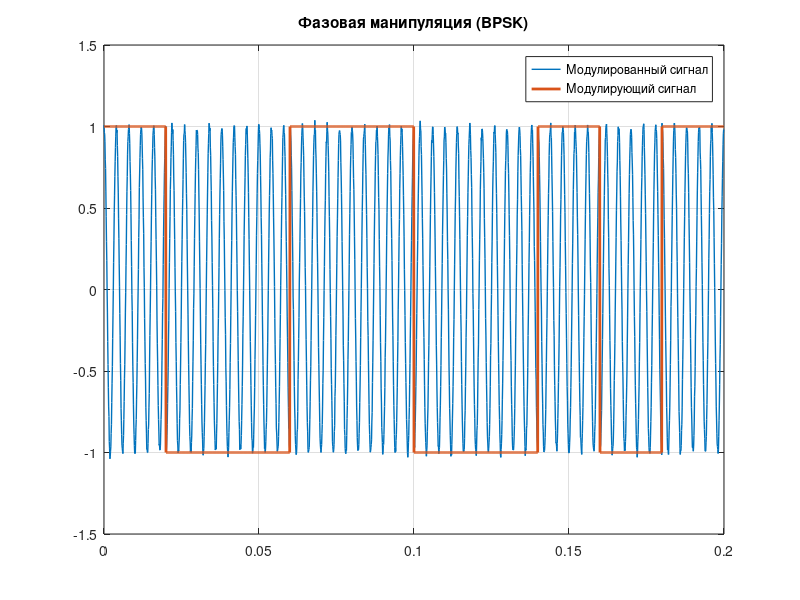
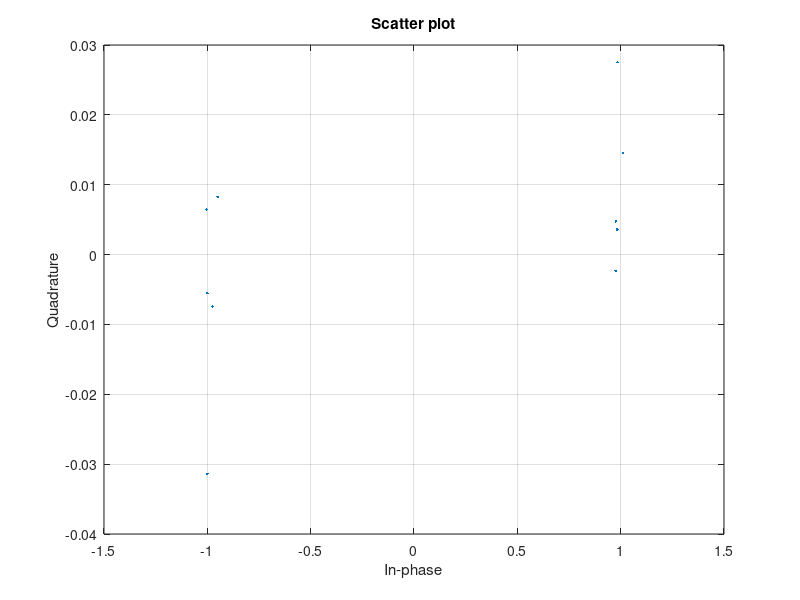
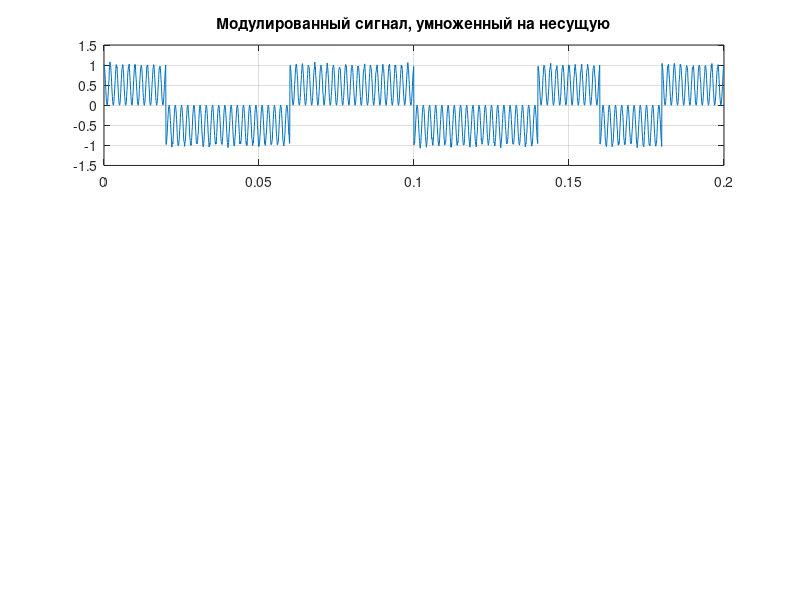

Recreate these plots in MATLAB, in order. (Note: this script raises an error after producing the figures.)
clear, clc, close all

fs = 10000;
ts = 0: 1/fs: 0.2-1/fs;
N = length(ts);

%% несущий сигнал
fc = cos(2*pi*250*ts);
fc = awgn(fc,35); % Добавить белый Гауссов шум

%% модулирующий сигнал
code = [1 -1 -1 1 1 -1 -1 1 -1 1]; % кодируемая последовательность
ns_bit = 200;% длина одного бита в отсчётах

pm = repelem(code , ns_bit); % Модулирующий сигнал

%% Фазовая манипуляция (BPSK)
x = fc.*pm;
figure;
plot(ts,x,'LineWidth',1), grid on, hold on
plot(ts, pm , 'LineWidth',2 ) , grid on, hold on
legend({'Модулированный сигнал';'Модулирующий сигнал'})
title('Фазовая манипуляция (BPSK)')
h = hilbert(x);
scatterplot(h,ns_bit,round(ns_bit/2)) , grid on

%% BPSK демодуляция
y = x.*fc;
figure;
subplot(3,1,1)
plot(ts,y), grid on
title('Модулированный сигнал, умноженный на несущую')

demod_filter = bpsk_filer_lowpass;
z = filter(demod_filter.Numerator, 1,y);

subplot(3,1,2)
plot(ts,z), grid on
title('Сигнал y, прошедший через ФНЧ')

dem = z >=0.1;
subplot(3,1,3)
plot(ts, dem ),  grid on
title('Демодулированный сигнал')

